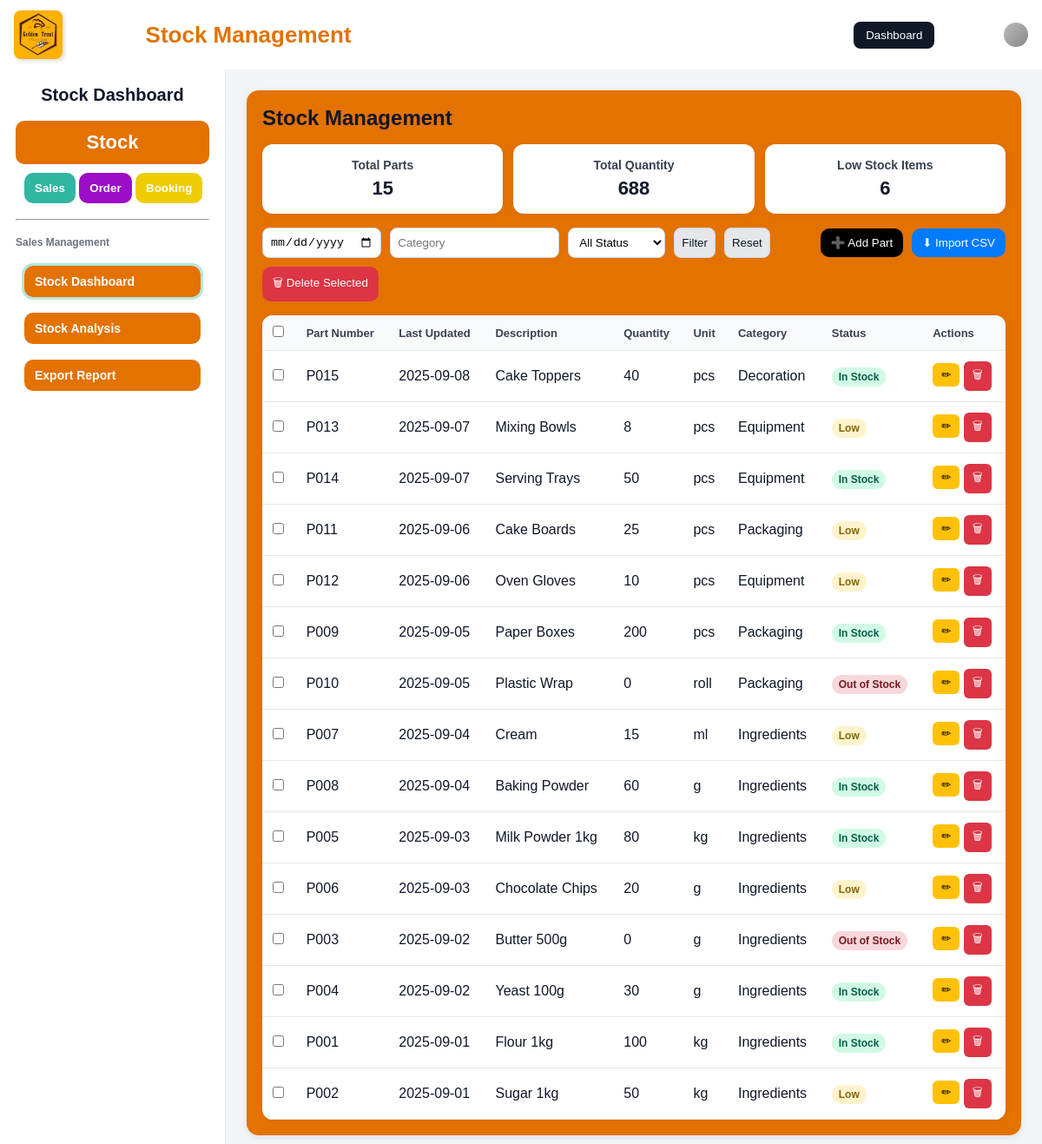
Page /stoke/stock.php on the committed database.
### tables this page shows
CREATE TABLE stock (
  id INT(11) NOT NULL AUTO_INCREMENT,
  partNumber VARCHAR(50) NOT NULL,
  date DATE NOT NULL,
  description VARCHAR(255) NOT NULL,
  quantity INT(11) DEFAULT 0,
  category VARCHAR(100) NOT NULL,
  status ENUM('In Stock','Low','Out of Stock') DEFAULT 'In Stock',
  unit VARCHAR(20) NOT NULL DEFAULT 'pcs',
  PRIMARY KEY (id)
);

### stoke/stock.php (the view, shortened to what this page needs)
<?php require 'db.php'; ?>
<!DOCTYPE html>
<html lang="en">
<head>
</head>
<body>
<div class="header">
  <div class="header-left"><img src="logo.jpg" alt="Logo" /></div>
  <div class="header-middle">
    <div class="header-middle-title">Stock Management</div>
  </div>
  <button class="role-btn" onclick="window.location.href='../index.html'">Dashboard</button>
  <div class="user-icon"></div>
</div>
<div class="layout">
<aside class="sidebar">
  <h1>Stock Dashboard</h1>
  <nav>
    <button class="salesbtn" disabled>Stock</button>
    <div class="otherbtn">
      <button class="Sbtn" onclick="window.location.href='../sales/index.php'">Sales</button>
      <button class="Ubtn" onclick="window.location.href='../order/order.php'">Order</button>
      <button class="Bbtn" onclick="window.location.href='../booking/index.html'">Booking</button>
    </div>
    <hr />
    <p>Sales Management</p>
    <div class="salebtn">
      <button class="tab-btn active" data-page="stock-dashboard">Stock Dashboard</button>
      <button class="tab-btn" data-page="stock-analysis" onclick="window.location.href='stock_analysis.php'">Stock Analysis</button>
      <button class="tab-btn" data-page="stock-export" id="btnExportCsv" onclick="window.location.href='stock_export.php'">Export Report</button>
    </div>
  </nav>
</aside>
<main class="free-area">
<section id="stock-dashboard" class="panel active">
<div class="content">
<h1>Stock Management</h1>
<div class="cards">
  <div class="card"><h3>Total Parts</h3><p id="cardTotalParts"><?php
    $res = $conn->query("SELECT COUNT(*) as c FROM stock");
    $row = $res->fetch_assoc();
    echo $row['c'];
  ?></p></div>
  <div class="card"><h3>Total Quantity</h3><p id="cardQuantity"><?php
    $res = $conn->query("SELECT SUM(quantity) as s FROM stock");
    $row = $res->fetch_assoc();
    echo $row['s'] ?? 0;
  ?></p></div>
  <div class="card"><h3>Low Stock Items</h3><p id="cardLowStock"><?php
    $res = $conn->query("SELECT COUNT(*) as l FROM stock WHERE status='Low'");
    $row = $res->fetch_assoc();
    echo $row['l'];
  ?></p></div>
</div>
<div class="toolbar">
  <div class="filter-bar">
    <input type="date" id="filterDate" />
    <input type="text" id="filterCategory" placeholder="Category" />
    <select id="filterStatus">
      <option value="">All Status</option>
    </select>
    <button class="btn light" id="btnFilter">Filter</button>
    <button class="btn light" id="btnReset">Reset</button>
  </div>
  <button class="btn secondary" id="btnAdd">➕ Add Part</button>
  <button class="btn" id="btnImportCsv">⬇ Import CSV</button>
<button class="btn danger" id="btnDeleteSelected">🗑 Delete Selected</button>
</div>
<div class="table-wrap">
<table id="stockTable">
  <thead>
    <tr>
      <th><input type="checkbox" id="selectAll"></th>
      <th>Part Number</th>
      <th>Last Updated</th>
      <th>Description</th>
      <th>Quantity</th>
      <th>Unit</th>
      <th>Category</th>
      <th>Status</th>
      <th>Actions</th>
    </tr>
  </thead>
  <tbody>
    <?php
    $res = $conn->query("SELECT * FROM stock ORDER BY date DESC");
    while($row = $res->fetch_assoc()){
        echo "<tr data-id='{$row['id']}'>
            <td><input type='checkbox' class='rowCheckbox'></td>
            <td>{$row['partNumber']}</td>
            <td>{$row['date']}</td>
            <td>{$row['description']}</td>
            <td>{$row['quantity']}</td>
            <td>{$row['unit']}</td>
            <td>{$row['category']}</td>
            <td><span class='badge ".str_replace(' ','',$row['status'])."'>{$row['status']}</span></td>
            <td>
                <button class='edit'>✏ </button>
                <button class='del'>🗑 </button>
            </td>
        </tr>";
    }
    ?>
  </tbody>
</table>
</div>
</section>
</main>
</body>
</html>

### rows in the picture
stock: partNumber "P015", date "2025-09-08", description "Cake Toppers", quantity "40", unit "pcs", category "Decoration", status "In Stock"
stock: partNumber "P013", date "2025-09-07", description "Mixing Bowls", quantity "8", unit "pcs", category "Equipment", status "Low"
stock: partNumber "P014", date "2025-09-07", description "Serving Trays", quantity "50", unit "pcs", category "Equipment", status "In Stock"
stock: partNumber "P011", date "2025-09-06", description "Cake Boards", quantity "25", unit "pcs", category "Packaging", status "Low"
stock: partNumber "P012", date "2025-09-06", description "Oven Gloves", quantity "10", unit "pcs", category "Equipment", status "Low"
stock: partNumber "P009", date "2025-09-05", description "Paper Boxes", quantity "200", unit "pcs", category "Packaging", status "In Stock"
stock: partNumber "P010", date "2025-09-05", description "Plastic Wrap", quantity "0", unit "roll", category "Packaging", status "Out of Stock"
stock: partNumber "P007", date "2025-09-04", description "Cream", quantity "15", unit "ml", category "Ingredients", status "Low"
stock: partNumber "P008", date "2025-09-04", description "Baking Powder", quantity "60", unit "g", category "Ingredients", status "In Stock"
stock: partNumber "P005", date "2025-09-03", description "Milk Powder 1kg", quantity "80", unit "kg", category "Ingredients", status "In Stock"
stock: partNumber "P006", date "2025-09-03", description "Chocolate Chips", quantity "20", unit "g", category "Ingredients", status "Low"
stock: partNumber "P003", date "2025-09-02", description "Butter 500g", quantity "0", unit "g", category "Ingredients", status "Out of Stock"
stock: partNumber "P004", date "2025-09-02", description "Yeast 100g", quantity "30", unit "g", category "Ingredients", status "In Stock"
stock: partNumber "P001", date "2025-09-01", description "Flour 1kg", quantity "100", unit "kg", category "Ingredients", status "In Stock"
stock: partNumber "P002", date "2025-09-01", description "Sugar 1kg", quantity "50", unit "kg", category "Ingredients", status "Low"

### other values in the picture
$row['c'] "15"
$row['s'] "688"
$row['l'] "6"
